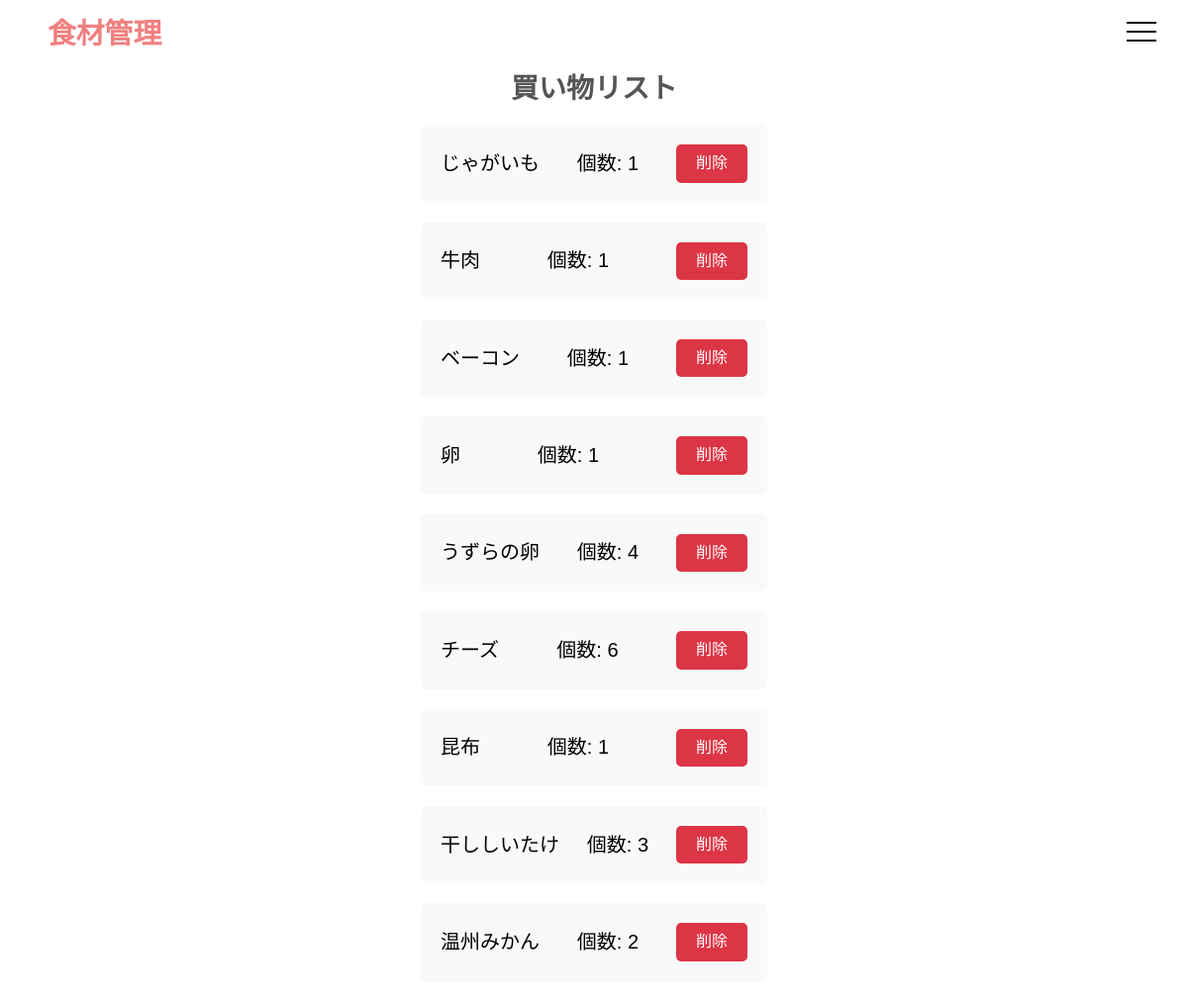
Screenshot of /shopping/ (signed in) with the database file from the repository.
### blueprints/shopping/models.py (models this page shows)
class ShoppingList(db.Model):
    __tablename__ = 'shopping_list'
    id = db.Column(db.Integer, primary_key=True, autoincrement=True)
    user_id = db.Column(db.Integer, db.ForeignKey('users.id'), comment='ユーザーID', nullable=False)
    category_id = db.Column(db.Integer, db.ForeignKey('fixed_categories.id'), comment='カテゴリーID', nullable=False)
    material_id = db.Column(db.Integer, db.ForeignKey('fixed_menu_materials.id'), comment='材料ID', nullable=False)
    memo = db.Column(db.String(128), comment='メモ')
    quantity = db.Column(db.Integer, comment='数量', nullable=False)
    created_at = db.Column(db.DateTime, server_default=db.func.now(), comment='作成日')
    __table_args__ = (UniqueConstraint('user_id', 'material_id', name='uix_user_id_material_id'),)

### blueprints/menus/models.py (models this page shows)
class FixedMenuMaterial(db.Model):
    __tablename__ = 'fixed_menu_materials'
    id = db.Column(db.Integer, primary_key=True, autoincrement=True)
    category_id = db.Column(db.Integer, db.ForeignKey('fixed_categories.id'), comment='カテゴリーID', nullable=False)
    name = db.Column(db.String(128), comment='献立材料名', nullable=False, unique=True)
    menu_material_menus = relationship("MenuMaterialMenu", back_populates="fixed_menu_materials")

### blueprints/shopping/views.py (the view)
@shopping.route('/')
@login_required
def index():
    shopping_items = (
        db.session.query(ShoppingList, FixedMenuMaterial.name)
        .join(FixedMenuMaterial, ShoppingList.material_id == FixedMenuMaterial.id)
        .filter(ShoppingList.user_id == current_user.id)
        .all()
    )
    return render_template('shopping/index.j2', title='買い物リスト', shopping_items=shopping_items)

### blueprints/users/models.py (called while the page is built)
@login_manager.user_loader
def load_user(user_id):
    return User.query.get(int(user_id))

### templates/shopping/index.j2 (shortened to what this page needs)
{% extends 'base.j2' %}
{% block content %}
    <div class="container">
    <h1 style="font-family: 'Arial', sans-serif; font-size: 28px; color: #555; text-align: center; margin-bottom: 20px; font-weight: bold;">買い物リスト</h1>
    <ul class="shopping-list">
        {% for item, name in shopping_items %}
            <li class="shopping-item">
                <div class="shopping-item-name">
                    <h3>{{ name }}</h3>
                </div>
                <div class="shopping-item-quantity">
                    <p>個数: {{ item.quantity }}</p>
                </div>
                <form method="POST" action="{{ url_for('shopping.delete_shopping_item', item_id=item.id) }}">
                    <button type="submit" class="delete-button">削除</button>
                </form>
            </li>
        {% endfor %}
    </ul>
    </div>
{% endblock %}

### templates/base.j2 (shortened to what this page needs)
<!doctype html>
<html lang="en">
<head>
    <link rel="stylesheet" href="{{ url_for('static', filename='css/destyle.css') }}">
    <link rel="stylesheet" href="{{ url_for('static', filename='css/common.css') }}">
</head>
<body>
<header class="header">
    <span class="header_logo">食材管理</span>
    <nav class="header_nav">
        <button id="hamburger">
            <span class="line"></span>
            <span class="line"></span>
            <span class="line"></span>
        </button>
    </nav>
</header>
{% block content %}{% endblock %}
</body>
</html>

### static/css/destyle.css (style rules this page uses)
html { line-height: 1.15; -webkit-text-size-adjust: 100%; -webkit-tap-highlight-color: transparent; }
body { margin: 0; }
p, table, blockquote, address, pre, iframe, form, figure, dl { margin: 0; }
h1, h2, h3, h4, h5, h6 { font-size: inherit; font-weight: inherit; margin: 0; }
ul, ol { margin: 0; padding: 0; list-style: none; }
button, input, optgroup, select, textarea { -webkit-appearance: none; appearance: none; vertical-align: middle; color: inherit; font: inherit; background: transparent; padding: 0; margin: 0; border-radius: 0; text-align: inherit; text-transform: inherit; }
button, [type="button"], [type="reset"], [type="submit"] { cursor: pointer; }

### static/css/common.css (style rules this page uses)
body { font-family: Arial, sans-serif; }
.header { display: flex; align-items: start; justify-content: space-between; padding: 1rem 2rem; position: relative; }
.header_nav { display: flex; flex-direction: column; align-items: end; }
.header_logo { font-size: 1.8rem; font-weight: bolder; width: 80%; text-align: left; padding-left: 1rem; margin-top: 2px; color: lightcoral; }
#hamburger { width: 30px; height: 20px; position: relative; cursor: pointer; margin-top: 6px; margin-bottom: 1rem; }
#hamburger .line { background-color: #000; height: 2px; position: absolute; width: 100%; transition: all 0.3s; }
#hamburger .line:nth-child(1) { top: 0; }
#hamburger .line:nth-child(2) { top: 50%; transform: translateY(-50%); }
#hamburger .line:nth-child(3) { bottom: 0; }
#hamburger { display: block; }

### templates/base.j2 (style rules this page uses)
.header { position: relative; }

### templates/shopping/index.j2 (style rules this page uses)
.shopping-list { list-style-type: none; padding: 0; }
.shopping-item { margin-bottom: 20px; padding: 20px; background-color: #f9f9f9; border-radius: 5px; display: flex; align-items: center; justify-content: space-between; flex-wrap: wrap; }
.shopping-item h3, .shopping-item p { margin: 0; font-size: 20px; }
.shopping-item-name, .shopping-item-quantity { display: flex; align-items: center; margin-right: 10px; }
.delete-button { background-color: #dc3545; color: white; border: none; padding: 10px 20px; border-radius: 5px; cursor: pointer; transition: background-color 0.3s; }
.container { max-width: 350px; width: 100vw; margin: 0 auto; }

### rows the page displays
ShoppingList: name "じゃがいも", quantity "1"
ShoppingList: name "牛肉", quantity "1"
ShoppingList: name "ベーコン", quantity "1"
ShoppingList: name "卵", quantity "1"
ShoppingList: name "うずらの卵", quantity "4"
ShoppingList: name "チーズ", quantity "6"
ShoppingList: name "昆布", quantity "1"
ShoppingList: name "干ししいたけ", quantity "3"
ShoppingList: name "温州みかん", quantity "2"
